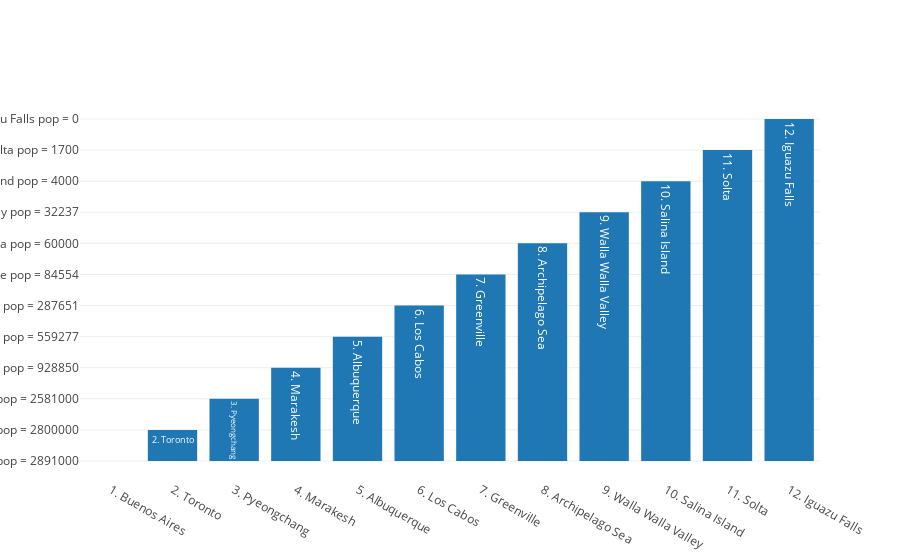

Notebook cell for this chart:
### Code cell
import plotly
plotly.offline.init_notebook_mode(connected=True)
plotly.offline.iplot([trace_populations])

### Figure 1 — Plotly figure (JSON) as saved in the notebook; plotly's stock layout.template omitted (floating-point values rounded to 4 significant figures)
{"data": [{"name": "populations", "text": ["1. Buenos Aires", "2. Toronto", "3. Pyeongchang", "4. Marakesh", "5. Albuquerque", "6. Los Cabos", "7. Greenville", "8. Archipelago Sea", "9. Walla Walla Valley", "10. Salina Island", "11. Solta", "12. Iguazu Falls"], "type": "bar", "uid": "84027692-83b6-11e9-a374-cd849be83efd", "x": ["1. Buenos Aires", "2. Toronto", "3. Pyeongchang", "4. Marakesh", "5. Albuquerque", "6. Los Cabos", "7. Greenville", "8. Archipelago Sea", "9. Walla Walla Valley", "10. Salina Island", "11. Solta", "12. Iguazu Falls"], "y": ["Buenos Aires pop = 2891000", "Toronto pop = 2800000", "Pyeongchang pop = 2581000", "Marakesh pop = 928850", "Albuquerque pop = 559277", "Los Cabos pop = 287651", "Greenville pop = 84554", "Archipelago Sea pop = 60000", "Walla Walla Valley pop = 32237", "Salina Island pop = 4000", "Solta pop = 1700", "Iguazu Falls pop = 0"]}], "layout": {}}
